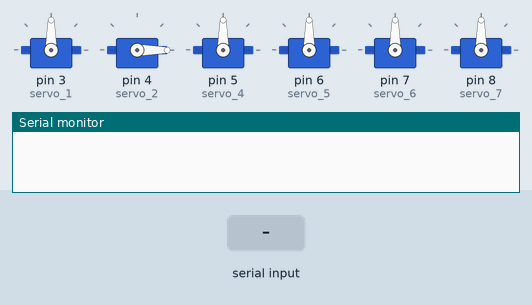
Bench run of a sketch on a simulated Arduino Uno, built with avr-gcc and run on an emulated ATmega328P. On the bench: 6 × servo, the last lines printed to the serial monitor. The inputs (shaded band) are chosen by the test bench.

Above: at 1.2 s.
1.3 s: "a" received over Serial
At 1.7 s:
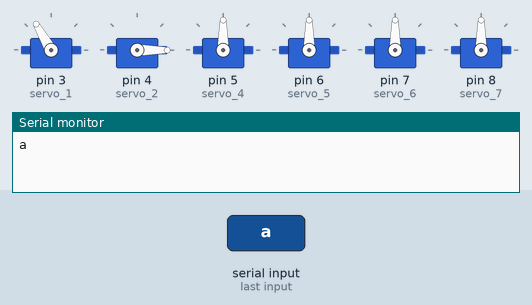
3.3 s: "x" received over Serial
At 3.7 s:
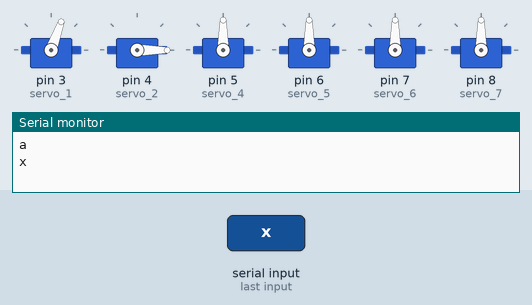
5.3 s: "k" received over Serial
At 5.4 s:
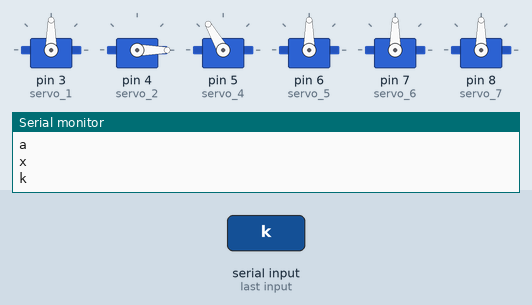
7.0 s: "m" received over Serial
At 7.1 s:
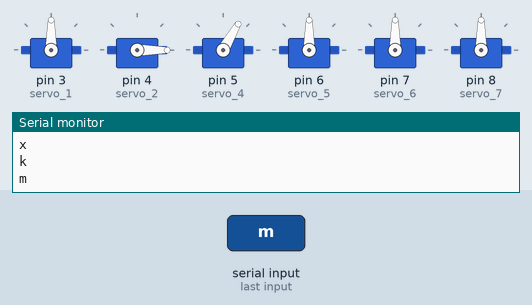
8.7 s: byte 122 ('z') received over Serial
At 9.9 s:
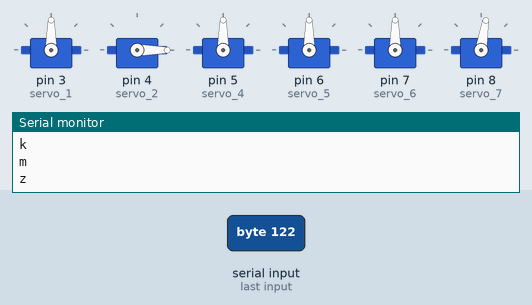
10.2 s: byte 103 ('g') received over Serial
At 11.3 s:
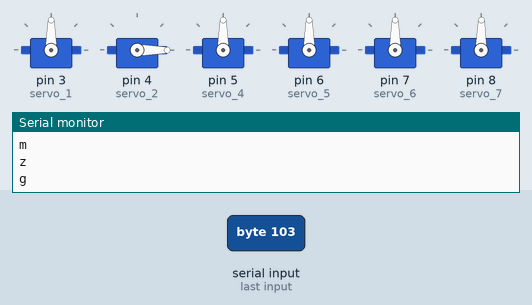
Timing chart, 0 to 12.7 s (numbered marks = the images above; inputs shaded):
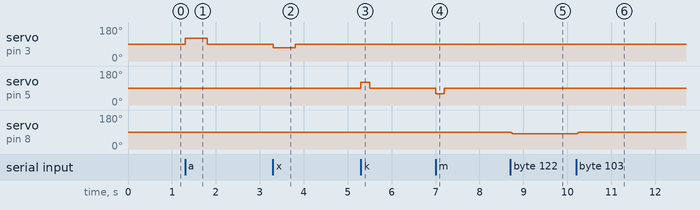

Measured:
- after the input at 1.3 s, servo on pin 3 (servo_1): 90° → 120° at once, → 90° 0.50 s later
- after the input at 3.3 s, servo on pin 3 (servo_1): 90° → 70° at once, → 90° 0.50 s later
- after the input at 5.3 s, servo on pin 5 (servo_4): 90° → 120° at once, → 90° 0.20 s later
- after the input at 7.0 s, servo on pin 5 (servo_4): 90° → 60° at once, → 90° 0.20 s later
- after the input at 8.7 s, servo on pin 8 (servo_7): 90° → 81° at once
- after the input at 10.2 s, servo on pin 8 (servo_7): 81° → 89° at once

The sketch:

Arm.ino
```cpp
#include<Servo.h>

Servo servo_1;
Servo servo_2;
Servo servo_3;
Servo servo_4;
Servo servo_5;
Servo servo_6;
Servo servo_7;

int servo1 = 90;
int servo2 = 0;
int servo3 = 90;
int servo4 = 90;
int servo5 = 90;
int servo6 = 90;
int servo7 = 90;


void setup() {
  // put your setup code here, to run once:

Serial.begin(9600);
servo_1.attach(3);
servo_2.attach(4);
//servo_3.attach(10);
servo_4.attach(5);
servo_5.attach(6);
servo_6.attach(7);
servo_7.attach(8);

servo_1.write(servo1);
servo_2.write(servo2);
servo_3.write(servo3);
servo_4.write(servo4);
servo_5.write(servo5);
servo_6.write(servo6);
servo_7.write(servo7);

}

void loop() {
char state = "0";
if(Serial.available() > 0){
  state = Serial.read();
  Serial.println(state);
}
if (state == 'a'){


  servo_1.write(120);
  delay(500);
  servo_1.write(90);

}

if (state == 'x'){
  servo_1.write(70);
  delay(500);
  servo_1.write(90);

}

if (state == 'j'){
    if(servo2>0){
     for(int i = servo2 ; i > servo2-10 ; i--)
      {
          servo_2.write(i);
          delay(5);
      }
      servo2 = servo2-10;
     }
}

if (state == 'd'){
  if(servo2<180){
      for(int i = servo2 ; i < servo2+10 ; i++)
      {
          servo_2.write(i);
          delay(5);
      }
      servo2 = servo2+10;
     }
}


if(state == 'k'){


 servo_4.write(120);
  delay(200);
  servo_4.write(90);
}

if (state == 'm'){
   servo_4.write(60);
  delay(200);
  servo_4.write(90);
}

if(state == 'n'){
   if(servo5>0){
     for(int i = servo5 ; i > servo5-10 ; i--)
      {
          servo_5.write(i);
          delay(5);
      }
      servo5 = servo5-10;
     }
}

if (state == 'o'){
  if(servo5<180){
    for(int i = servo5 ; i < servo5+10 ; i++)
      {
          servo_5.write(i);
          delay(5);
      }
      servo5 = servo5+10;
     }
}

if(state == 'i'){
   if(servo6>0){
     for(int i = servo6 ; i > servo6-10 ; i--)
      {
          servo_6.write(i);
          delay(5);
      }
      servo6 = servo6-10;
     }
}

if (state == 'h'){
  if(servo6<180){
    for(int i = servo6 ; i < servo6+10 ; i++)
      {
          servo_6.write(i);
          delay(5);
      }
      servo6 = servo6+10;
     }
}

if(state == 'z'){
   if(servo7>0){
     for(int i = servo7 ; i > servo7-10 ; i--)
      {
          servo_7.write(i);
          delay(5);
      }
      servo7 = servo7-10;
     }
}

if (state == 'g'){
  if(servo7<180){
    for(int i = servo7 ; i < servo7+10 ; i++)
      {
          servo_7.write(i);
          delay(5);
      }
      servo7 = servo7+10;
     }
}

}
```
